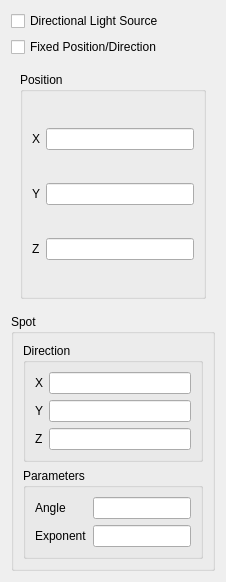
<?xml version="1.0" encoding="UTF-8"?>
<ui version="4.0">
 <class>LightWidgetBase</class>
 <widget class="QDialog" name="LightWidgetBase">
  <property name="geometry">
   <rect>
    <x>0</x>
    <y>0</y>
    <width>226</width>
    <height>582</height>
   </rect>
  </property>
  <property name="windowTitle">
   <string>Dialog</string>
  </property>
  <layout class="QVBoxLayout" name="verticalLayout_2">
   <item>
    <widget class="QCheckBox" name="directional">
     <property name="toolTip">
      <string>Directional Light source or lightsource with position</string>
     </property>
     <property name="text">
      <string>Directional Light Source</string>
     </property>
    </widget>
   </item>
   <item>
    <widget class="QCheckBox" name="fixedPosition">
     <property name="toolTip">
      <string>Light source fixed relatively to the viewer</string>
     </property>
     <property name="text">
      <string>Fixed Position/Direction</string>
     </property>
    </widget>
   </item>
   <item>
    <widget class="QStackedWidget" name="stackedWidget">
     <property name="currentIndex">
      <number>0</number>
     </property>
     <widget class="QWidget" name="page">
      <layout class="QVBoxLayout" name="verticalLayout_3">
       <item>
        <widget class="QGroupBox" name="groupBox">
         <property name="title">
          <string>Position</string>
         </property>
         <layout class="QGridLayout" name="gridLayout">
          <item row="0" column="0">
           <widget class="QLabel" name="label">
            <property name="text">
             <string>X</string>
            </property>
           </widget>
          </item>
          <item row="5" column="0">
           <widget class="QLabel" name="label_3">
            <property name="text">
             <string>Z</string>
            </property>
           </widget>
          </item>
          <item row="0" column="1">
           <widget class="QLineEdit" name="xpos"/>
          </item>
          <item row="1" column="1">
           <widget class="QLineEdit" name="ypos"/>
          </item>
          <item row="1" column="0">
           <widget class="QLabel" name="label_2">
            <property name="text">
             <string>Y</string>
            </property>
           </widget>
          </item>
          <item row="5" column="1">
           <widget class="QLineEdit" name="zpos"/>
          </item>
         </layout>
        </widget>
       </item>
      </layout>
     </widget>
     <widget class="QWidget" name="page_2">
      <layout class="QVBoxLayout" name="verticalLayout_4">
       <item>
        <widget class="QGroupBox" name="groupBox_2">
         <property name="title">
          <string>Direction</string>
         </property>
         <layout class="QGridLayout" name="gridLayout_2">
          <item row="0" column="0">
           <widget class="QLabel" name="label_4">
            <property name="text">
             <string>X</string>
            </property>
           </widget>
          </item>
          <item row="0" column="1">
           <widget class="QLineEdit" name="xdir"/>
          </item>
          <item row="1" column="0">
           <widget class="QLabel" name="label_6">
            <property name="text">
             <string>Y</string>
            </property>
           </widget>
          </item>
          <item row="1" column="1">
           <widget class="QLineEdit" name="ydir"/>
          </item>
          <item row="2" column="0">
           <widget class="QLabel" name="label_5">
            <property name="text">
             <string>Z</string>
            </property>
           </widget>
          </item>
          <item row="2" column="1">
           <widget class="QLineEdit" name="zdir"/>
          </item>
         </layout>
        </widget>
       </item>
      </layout>
     </widget>
    </widget>
   </item>
   <item>
    <widget class="QGroupBox" name="groupBox_4">
     <property name="title">
      <string>Spot</string>
     </property>
     <layout class="QVBoxLayout" name="verticalLayout_5">
      <item>
       <widget class="QGroupBox" name="groupBox_5">
        <property name="title">
         <string>Direction</string>
        </property>
        <layout class="QFormLayout" name="formLayout_2">
         <item row="0" column="0">
          <widget class="QLabel" name="label_7">
           <property name="text">
            <string>X</string>
           </property>
          </widget>
         </item>
         <item row="0" column="1">
          <widget class="QLineEdit" name="spotx"/>
         </item>
         <item row="2" column="0">
          <widget class="QLabel" name="label_9">
           <property name="text">
            <string>Y</string>
           </property>
          </widget>
         </item>
         <item row="2" column="1">
          <widget class="QLineEdit" name="spoty"/>
         </item>
         <item row="3" column="0">
          <widget class="QLabel" name="label_8">
           <property name="text">
            <string>Z</string>
           </property>
          </widget>
         </item>
         <item row="3" column="1">
          <widget class="QLineEdit" name="spotz"/>
         </item>
        </layout>
       </widget>
      </item>
      <item>
       <widget class="QGroupBox" name="groupBox_3">
        <property name="title">
         <string>Parameters</string>
        </property>
        <layout class="QFormLayout" name="formLayout">
         <property name="fieldGrowthPolicy">
          <enum>QFormLayout::ExpandingFieldsGrow</enum>
         </property>
         <item row="1" column="0">
          <widget class="QLabel" name="label_10">
           <property name="text">
            <string>Angle</string>
           </property>
          </widget>
         </item>
         <item row="1" column="1">
          <widget class="QLineEdit" name="angle"/>
         </item>
         <item row="2" column="0">
          <widget class="QLabel" name="label_11">
           <property name="text">
            <string>Exponent</string>
           </property>
          </widget>
         </item>
         <item row="2" column="1">
          <widget class="QLineEdit" name="exponent"/>
         </item>
        </layout>
       </widget>
      </item>
     </layout>
    </widget>
   </item>
  </layout>
 </widget>
 <resources/>
 <connections/>
</ui>
